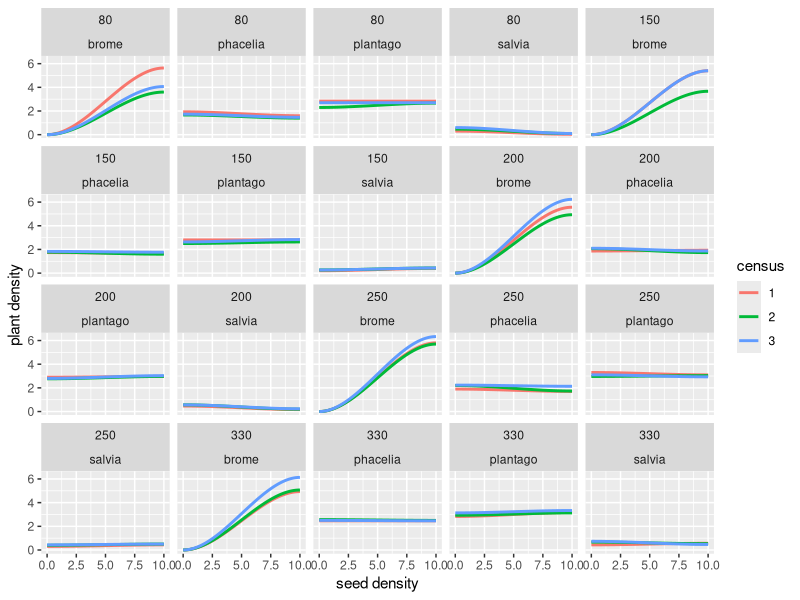

Reproduce this figure in R.
## ---- chunk 1
library(tidyverse)
data <- read_csv("data/data.csv")

#gather up
density <- data %>%
  gather(species, plant.density, 9:12) %>%
  select(census, rep, native.species, native.density, brome.density, water.treatment, species, plant.density)

#density <- density %>%
  #mutate(proportion = plant.density/seed.density*100) need to figure this out

establishment <- density %>%
  filter(census == 2)
  
#established.density <- establishment$plant.density
#need to calculate proportion survival - from those that germinated - ie plant-plant data
final <- density %>%
  filter(census == 3) 
## ---- chunk 2
#density curves
#density dependence is only when curves are non-linear
#brome only
ggplot(density, aes(brome.density, plant.density, color = as.character(census))) +
  geom_smooth(se = FALSE) +
  facet_wrap(~water.treatment*species) +
  labs(color = "census", x = "seed density", y = "plant density")
#density dependence here is when curves have slopes significantly different from 1

#PLOT ONLY BROME and ONLY NATIVES 

#ggplot(final, aes(seed.density, proportion)) +
  #geom_smooth(se = FALSE) +
  #facet_wrap(~light*brome.treatment*species) +
  #labs(color = "census", x = "seed density", y = "proportionate survival")
#then add contrasts for species
#check performance measures too
